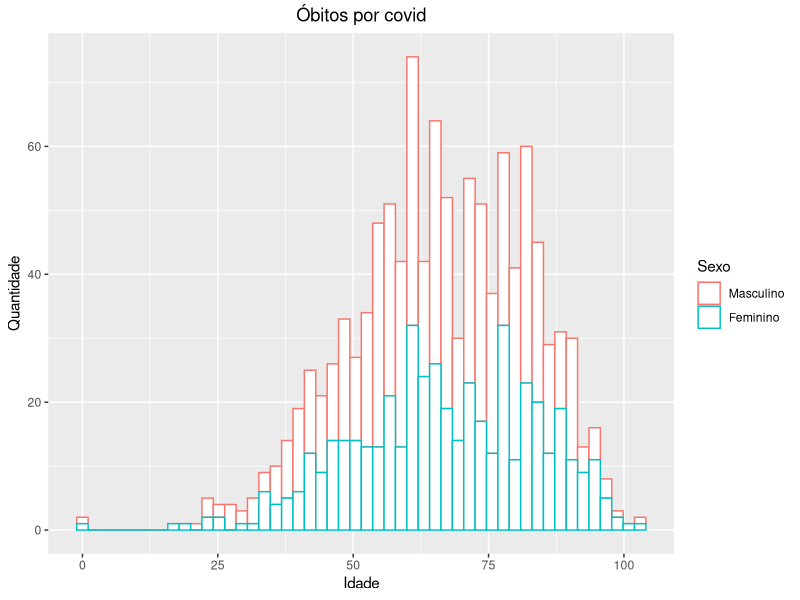
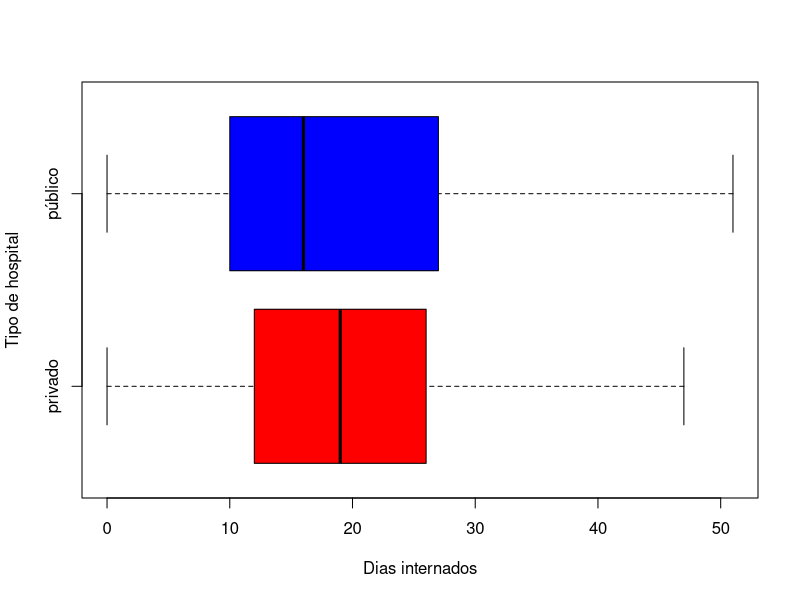
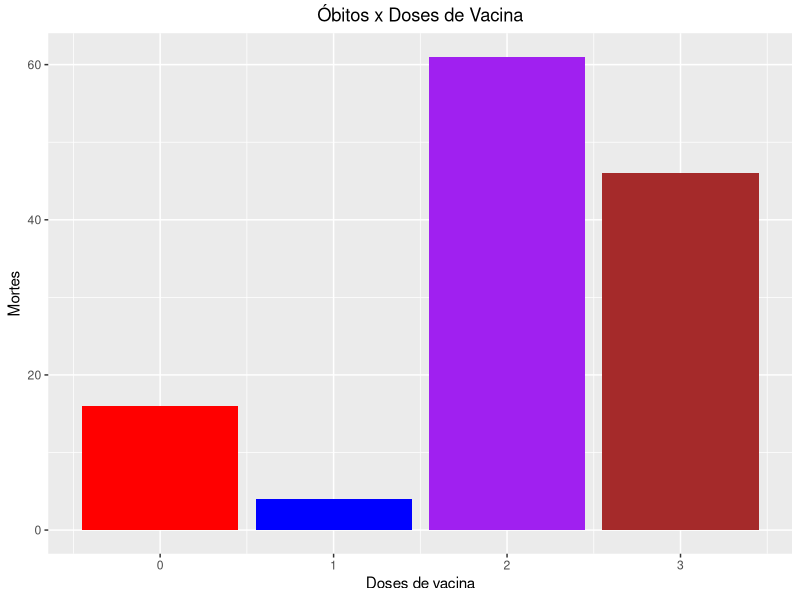
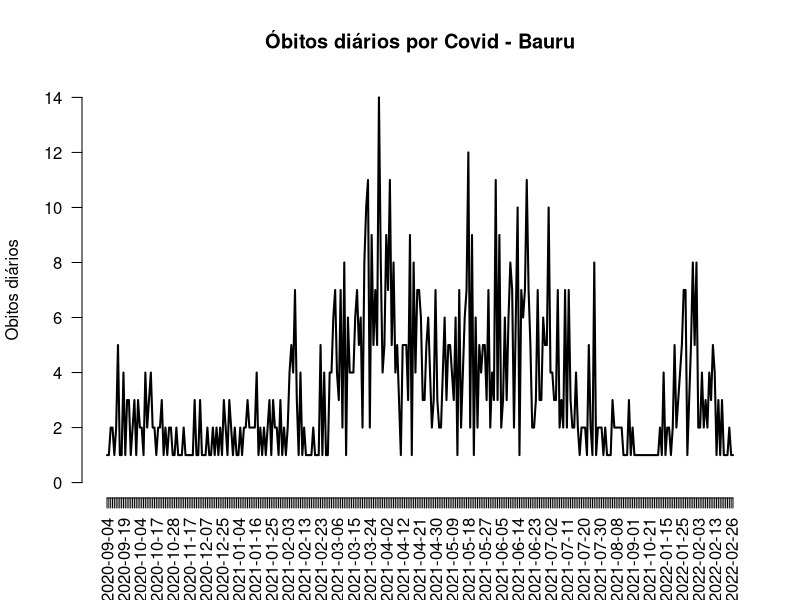

These figures' R source, in order:
library(readxl)
library(ggplot2)
mortes <- read_excel("./Dados/covid_19_bauru_mortes.xlsx", col_types = c("date", "text", "numeric", "date", "text", "text", "date", "numeric"))
mortes$sexo <- factor(mortes$sexo, levels=c("masculino","feminino"), labels =c(0, 1))
#masculino = 0, feminino = 1
ggplot(mortes, aes(x = idade, colour = sexo)) + geom_histogram(bins = 50, fill = "white") + guides(colour = guide_legend(title = "Sexo")) + scale_colour_discrete(labels = c("Masculino", "Feminino")) + ggtitle("Óbitos por covid") + xlab("Idade") + ylab("Quantidade") + theme(plot.title = element_text(hjust = 0.5))
#caso seja necessário transformar em valores numéricos:
#mortes$tipo_hosp <- factor(mortes$tipo_hosp, levels=c("privado", "público"), labels=c(0,1))
#privado = 0, público = 1
mortes$tempo_internacao = as.numeric(difftime(mortes$data_obito , mortes$inicio_sintoma, units=c("days")))
mortes$tempo_internacao[mortes$tempo_internacao < 0] = NA
boxplot(mortes$tempo_internacao ~ mortes$tipo_hosp, col=c("Red", "Blue"), xlab = "Dias internados", ylab = "Tipo de hospital", outline = FALSE, horizontal = TRUE)
ggplot(mortes, aes(x=doses_vacina)) + geom_bar(fill = c("Red", "Blue", "Purple", "Brown")) + ggtitle("Óbitos x Doses de Vacina") + xlab("Doses de vacina") + ylab("Mortes") + theme(plot.title = element_text(hjust = 0.5))

#Apenas para o ano de 2020:
#datas_2020 <- subset(mortes, data_obito >= "2020-01-01" & data_obito < "2021-01-01")
#datas_2020 <- table(datas_2020$data_obito)
#plot(datas_2020, type="l", las = 2, col="blue", ylab = "Obitos diários", main = "Óbitos diárias por Covid - Bauru 2020")

#Apenas para o ano de 2021:
#datas_2021 <- subset(mortes, data_obito >= "2021-01-01" & data_obito < "2022-01-01")
#datas_2021 <- table(datas_2021$data_obito)
#plot(datas_2021, type="l", las = 2, col="red", ylab = "Obitos diários", main = "Óbitos diárias por Covid - Bauru 2021")

#Apenas para o ano de 2022:
#datas_2022 <- subset(mortes, data_obito >= "2022-01-01")
#datas_2022 <- table(datas_2022$data_obito)
#plot(datas_2022, type="l", las = 2, col="brown", ylab = "Obitos diários", main = "Óbitos diárias por Covid - Bauru 2022")

datas <- subset(mortes, data_obito >= "2020-01-01")
datas <- table(datas$data_obito)
plot(datas, type="l", las = 2, col="black", ylab = "Obitos diários", main = "Óbitos diários por Covid - Bauru")